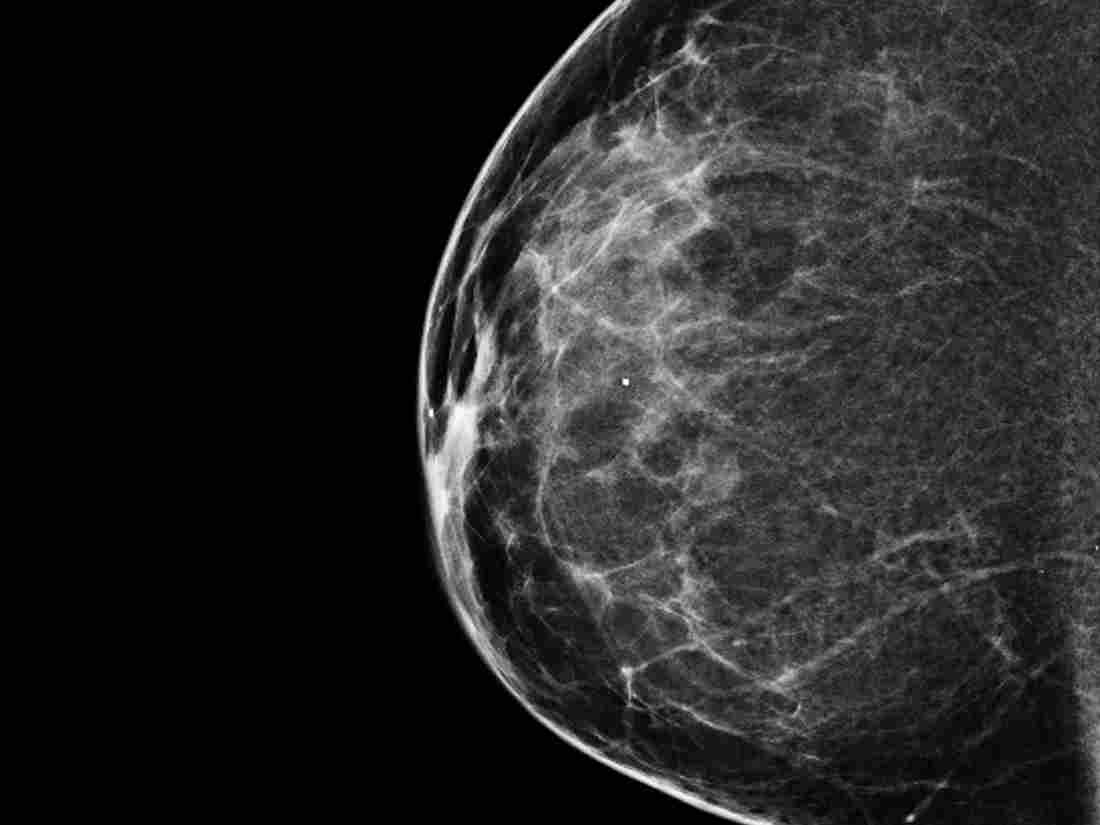
#> input picture image/test.jpg, 1100 x 825 px, found by its file name
$ python gray_to_negative.py
#> lines starting #> are read from the running program, lines starting #| are printed output that depends on the picture
# TO DO:
# need image
# r = intensity value of that pixel position
# S = T(r) which is 255-r
# show those pixel position with new intensity value S


import matplotlib.pyplot as plt
import numpy as np

path = '/home/habray/Image_Processing/Image-Processing/image/'
img = plt.imread(path + 'test.jpg')
#> img is the input picture: shape (825, 1100); min 0, max 255, mean 37.3

def negative(image):
    row, col = image.shape
#> row = 825; col = 1100
    new_image = np.copy(image)
    for i in range(row):
        for j in range(col):
            s = 255 - image[i, j]
            new_image[i, j] = s
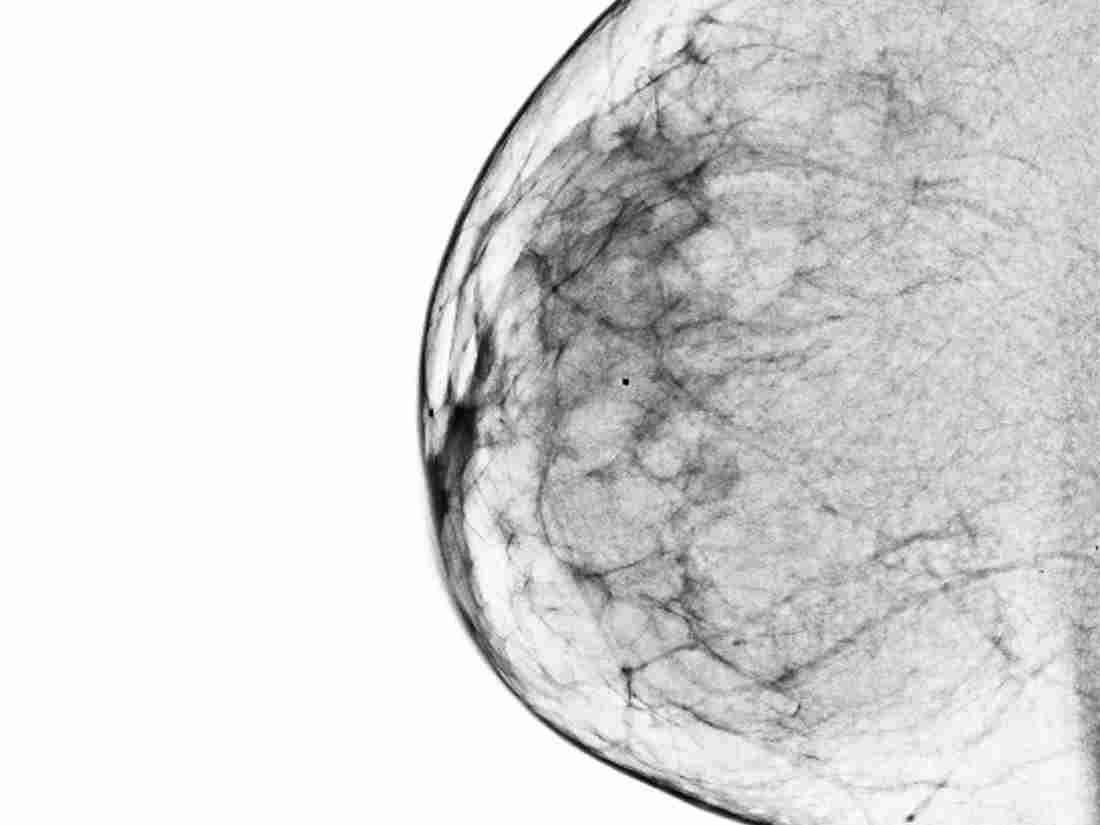
#> new_image: shape (825, 1100); min 0, max 255, mean 217.7
    return new_image

output = [img, negative(img)]
titles = ['Original', 'Negative']
for i in range(2):
    plt.subplot(1, 2, i+1)
    plt.imshow(output[i], cmap='gray')
    plt.title(titles[i])
    plt.xticks([])
    plt.yticks([])
plt.show()
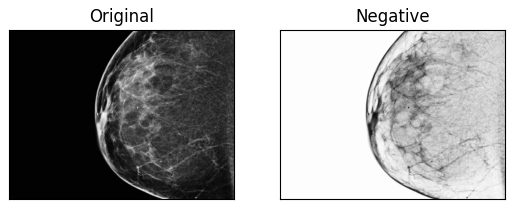
#> figure drawn by matplotlib, 2 panels
